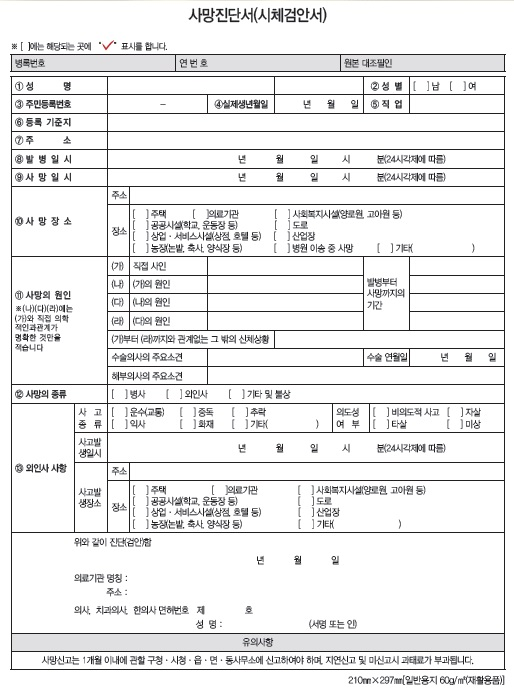
#> input picture data/archive/01.12627214.1 복사본.jpg, 514 x 689 px, found by its file name; its folder holds only this picture in this run
$ python generate_labels.py
#> lines starting #> are read from the running program, lines starting #| are printed output that depends on the picture; after the words box and inside, x2 and y2 are one past the last pixel; in counts of white or black regions, pixels touching at a corner belong together
import cv2
import os

# 경로 설정
image_dir = "D:/ZeeWoo_software/data/archive"  # ID 카드 이미지가 있는 절대 경로
output_dir = "D:/ZeeWoo_software/data/labels"  # 바운딩 박스 라벨을 저장할 절대 경로

# labels 폴더가 없으면 생성
if not os.path.exists(output_dir):
    os.makedirs(output_dir)

# 이미지 확장자
image_extensions = [".png", ".jpg", ".jpeg"]

# 이미지 파일 불러오기
for image_name in os.listdir(image_dir):
    if any(image_name.endswith(ext) for ext in image_extensions):
        # 이미지 경로 설정
        image_path = os.path.join(image_dir, image_name)
        img = cv2.imread(image_path)
#> img is the input picture: shape (689, 514, 3); mean B, G, R 235.6, 235.3, 235.4

        if img is None:
            print(f"Error loading image: {image_name}")
            continue

        # OpenCV로 이미지 처리 (흑백 변환 -> 블러 처리 -> 엣지 탐지)
        gray = cv2.cvtColor(img, cv2.COLOR_BGR2GRAY)
        blurred = cv2.GaussianBlur(gray, (5, 5), 0)
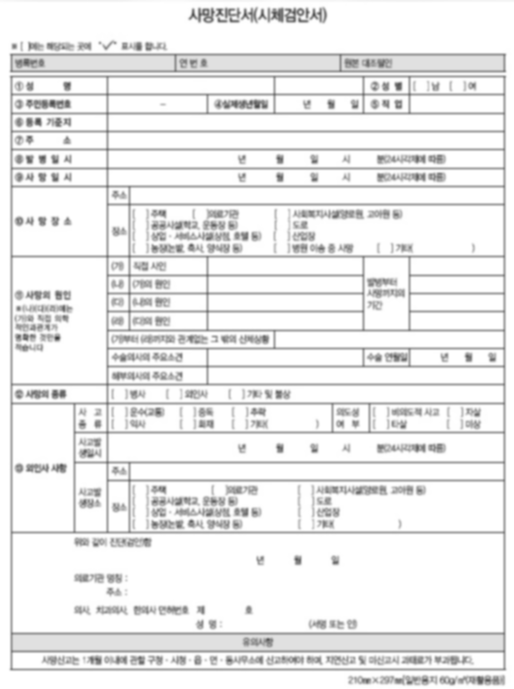
#> blurred: shape (689, 514); min 65, max 255, mean 235.4
        edged = cv2.Canny(blurred, 50, 150)
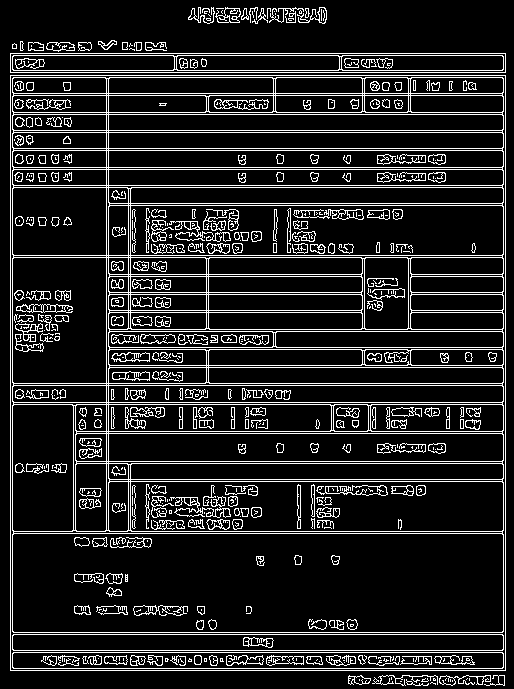
#> edged: shape (689, 514); 13.3% white in thin lines or dots

        # 윤곽선 찾기
        contours, _ = cv2.findContours(edged.copy(), cv2.RETR_EXTERNAL, cv2.CHAIN_APPROX_SIMPLE)
#> contours = 46 contours, 26 with area under 20; largest, box (x1, y1, x2, y2) and area: (10, 75, 506, 671) 294525, (10, 53, 506, 73) 9405, (215, 7, 241, 23) 251, (46, 42, 75, 52) 196, (439, 675, 491, 686) 173

        # 윤곽선이 있을 경우
        if contours:
            # 가장 큰 윤곽선 추출 (ID 카드일 가능성이 높음)
            largest_contour = max(contours, key=cv2.contourArea)
#> largest_contour = [[10, 75], [10, 670], [505, 670], [505, 75]]
            x, y, w, h = cv2.boundingRect(largest_contour)
#> x = 10; y = 75; w = 496; h = 596

            # YOLO 형식으로 바운딩 박스 정보를 저장
            label_path = os.path.join(output_dir, f"{os.path.splitext(image_name)[0]}.txt")
            with open(label_path, "w") as label_file:
                # YOLO 형식: class_id x_center y_center width height (상대 좌표로 변환)
                img_h, img_w, _ = img.shape
#> img_h = 689; img_w = 514
                x_center = (x + w / 2) / img_w
#> x_center = 0.502
                y_center = (y + h / 2) / img_h
#> y_center = 0.541
                rel_width = w / img_w
#> rel_width = 0.965
                rel_height = h / img_h
#> rel_height = 0.865
                label_file.write(f"0 {x_center} {y_center} {rel_width} {rel_height}\n")

            # 결과를 이미지로 시각화하고 저장 (원하는 경우)
            cv2.rectangle(img, (x, y), (x + w, y + h), (0, 255, 0), 2)
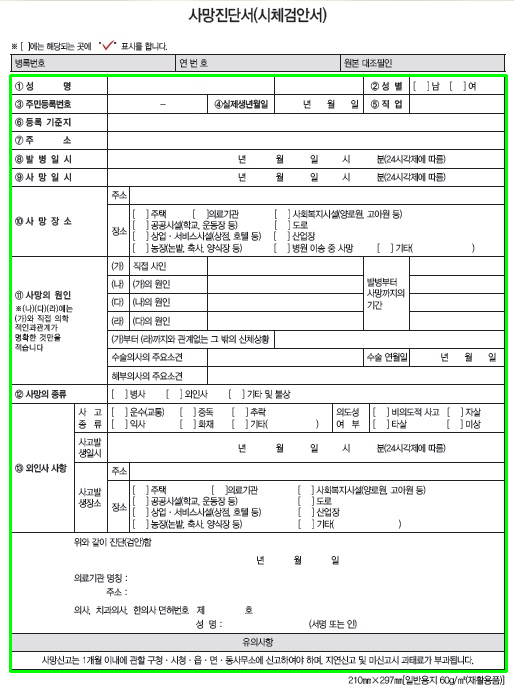
#> img: shape (689, 514, 3); 1.85% of pixels changed, all inside (x1, y1, x2, y2) = (9, 74, 508, 673)
            cv2.imshow("Detected ID Card", img)
            cv2.waitKey(100)  # 이미지를 100ms 동안 표시
        else:
            print(f"No contours found for {image_name}")

cv2.destroyAllWindows()

$ run again, on data/archive/202202091813557108_0.jpg
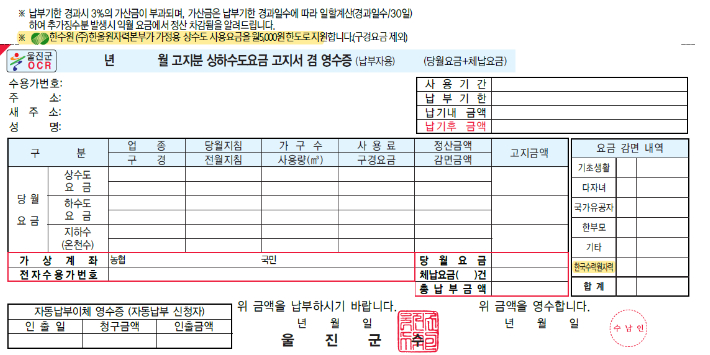
#> input picture data/archive/202202091813557108_0.jpg, 710 x 355 px, found by its file name
#> img is the input picture: shape (355, 710, 3); mean B, G, R 233.8, 234, 234.2
#> `edged = cv2.Canny(blurred, 50, 150)`:
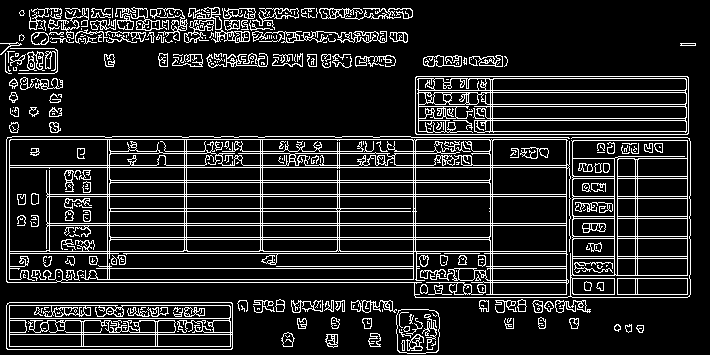
#> edged: shape (355, 710); 14% white in thin lines or dots
#> contours = 188 contours, 115 with area under 20; largest, box (x1, y1, x2, y2) and area: (9, 139, 571, 295) 74819, (6, 136, 691, 298) 16218, (415, 76, 689, 135) 15832, (6, 302, 233, 350) 10616, (396, 309, 440, 354) 1789
#> largest_contour = contour of 303 points, box (x1, y1, x2, y2) (9, 139, 571, 295), area 74819
#> x = 9; y = 139; w = 562; h = 156
#> x_center = 0.408
#> y_center = 0.611
#> rel_width = 0.792
#> rel_height = 0.439
#> `cv2.rectangle(img, (x, y), (x + w, y + h), (0, 255, 0), 2)`:
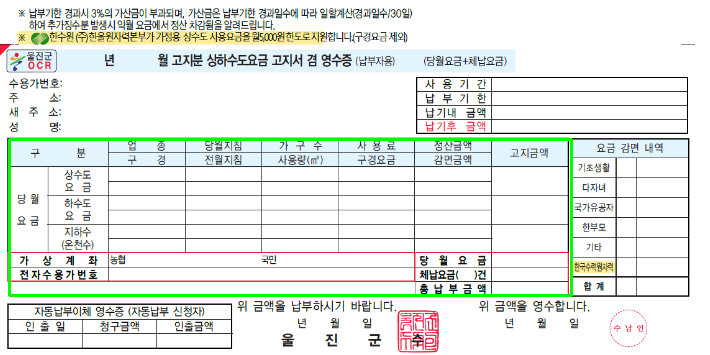
#> img: shape (355, 710, 3); 1.71% of pixels changed, all inside (x1, y1, x2, y2) = (8, 138, 573, 297)
